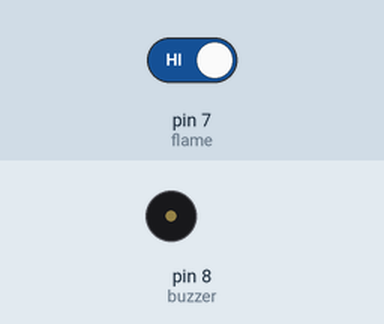
Bench run of a sketch on a simulated Arduino Uno, built with avr-gcc and run on an emulated ATmega328P. Shown: buzzer (waves = sounding). Inputs (shaded band) come from the test bench; at power-on: pin 7 (flame) HIGH.

Above: at 1.2 s.
1.3 s: pin 7 (flame) driven LOW
At 1.9 s:
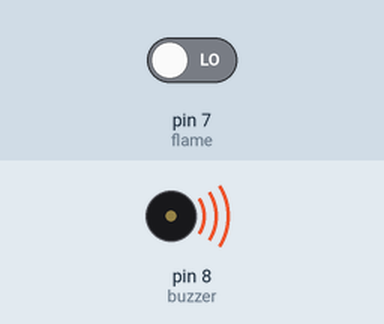
2.8 s: pin 7 (flame) driven HIGH
At 4.2 s:
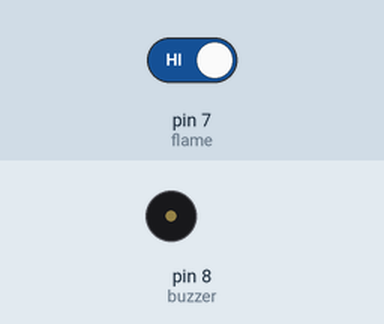
Timing chart, 0 to 5.8 s (numbered marks = the images above; inputs shaded):
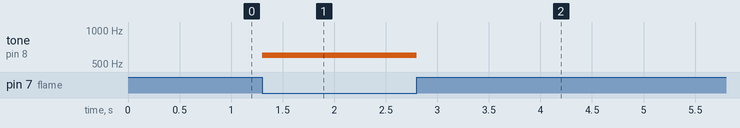

The sketch:

Flame_Detector.ino
```cpp
int flame = 7;
int buzzer = 8;


void setup (){

pinMode (flame, INPUT);
pinMode (buzzer, OUTPUT);

}

void loop (){

if (digitalRead(flame) == LOW){

tone (buzzer, 600, 500);

}

else {

noTone (buzzer);

}

}
```

Measured:
- after the input at 1.3 s, tone on pin 8 (buzzer): silent → 600 Hz at once
- after the input at 2.8 s, tone on pin 8 (buzzer): 600 Hz → silent at once
